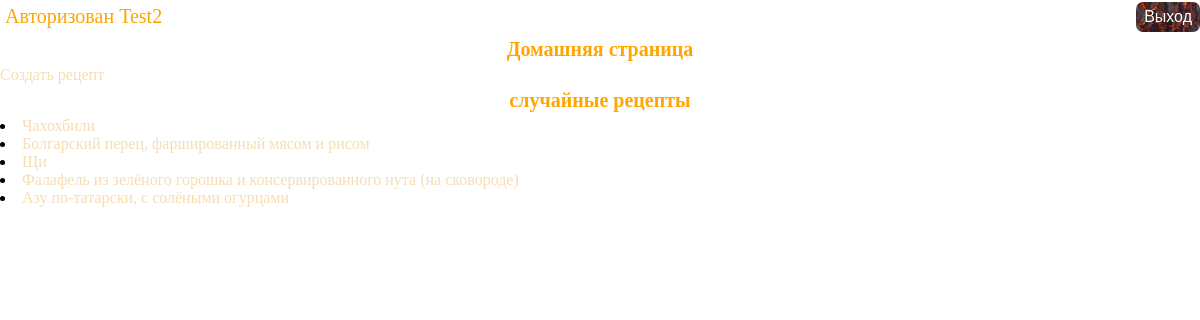
The page / (signed in) on the database its author committed.
### recipe/models.py (models this page shows, shortened)
class Recipe(models.Model):
    name = models.CharField(max_length=150, blank=False, null=False, unique=True, verbose_name='Название блюда')
    description = models.TextField(max_length=2000, blank=False, null=False, verbose_name='Описание блюда')
    steps = models.TextField(max_length=5000, blank=False, null=False, verbose_name='Шаги приготовления блюда')
    time = models.CharField(max_length=60, blank=False, null=False, verbose_name='Время приготовления блюда')
    image = models.ImageField(upload_to=create_path_to_upload, blank=False, null=False, verbose_name='Изображение блюда')
    author = models.ForeignKey(to=User, on_delete=models.SET_DEFAULT, default=1, related_name='recipes',
                               related_query_name='recipe')
    ingredients = models.TextField(max_length=2000, blank=False, null=False, verbose_name='Ингридиенты')
    category = models.ForeignKey(to='Category', on_delete=models.SET_NULL, null=True, related_name='recipes',
                                 related_query_name='recipe')
    date_create = models.DateField(auto_now_add=True, verbose_name='Дата добавления')
    class Meta:
        verbose_name = 'Рецепт'
        verbose_name_plural = 'Рецепты'

### recipe/views.py (the view)
# urls.py: path("", ReciptView.as_view(), name="index"),
class ReciptView(ListView):
    queryset = Recipe.objects.order_by('?').select_related('category')[:5]
    template_name = 'recipe/index.html'

### recipe/templates/recipe/index.html (shortened to what this page needs)
{% extends 'recipe/base.html' %}
    {% block body %}
<div>
    <div>
        <h2 class="menu_text">Домашняя страница</h2>
    </div>
            <div>
                <div>
                    <a class="text" href="{% url 'recipe:create_recipe'%}">Создать рецепт</a>
                </div>
            </div>
</div>
<div>
    <h2 class="menu_text">случайные рецепты</h2>
</div>
        {% for recipe in object_list %}
            <li>
                <a class="text" href="{% url 'recipe:detail_recipe' pk=recipe.pk %}">{{ recipe.name }}</a>
            </li>
        {% empty %}
            <p>Пока ничего</p>
        {% endfor %}
    {% endblock %}

### recipe/templates/recipe/base.html (shortened to what this page needs)
<!doctype html>
<html lang="en">
<head>
    {% load static %}
    <div class="menu">
        {% if not user.is_authenticated %}
        <div>
            <h5 class="menu_text">Вы не авторизованы</h5>
        </div>
        {% else %}
        <div>
            <p class="menu_text">Авторизован {{ user }}</p>
        </div>
        {% endif %}
        {% if not user.is_authenticated %}
        <div class="menu_button">
            <div>
                <button class="button_style"><a href="{% url 'myauth:login' %}">Вход</a></button>
                <br>
            </div>
            <div>
                <button><a href="{% url 'myauth:register' %}">Регистрация</a></button>
            </div>
            {% else %}
            <div>
                <button><a href="{% url 'myauth:logout' %}">Выход</a></button>
            </div>
            {% endif %}
        </div>
</head>
<body>
{% block body %}
{% endblock %}
</body>
</html>

### rows shown on the page
Recipe: name "Чахохбили"
Recipe: name "Болгарский перец, фаршированный мясом и рисом"
Recipe: name "Щи"
Recipe: name "Фалафель из зелёного горошка и консервированного нута (на сковороде)"
Recipe: name "Азу по-татарски, с солёными огурцами"

### other values the page prints
{{ user }} "Test2"
